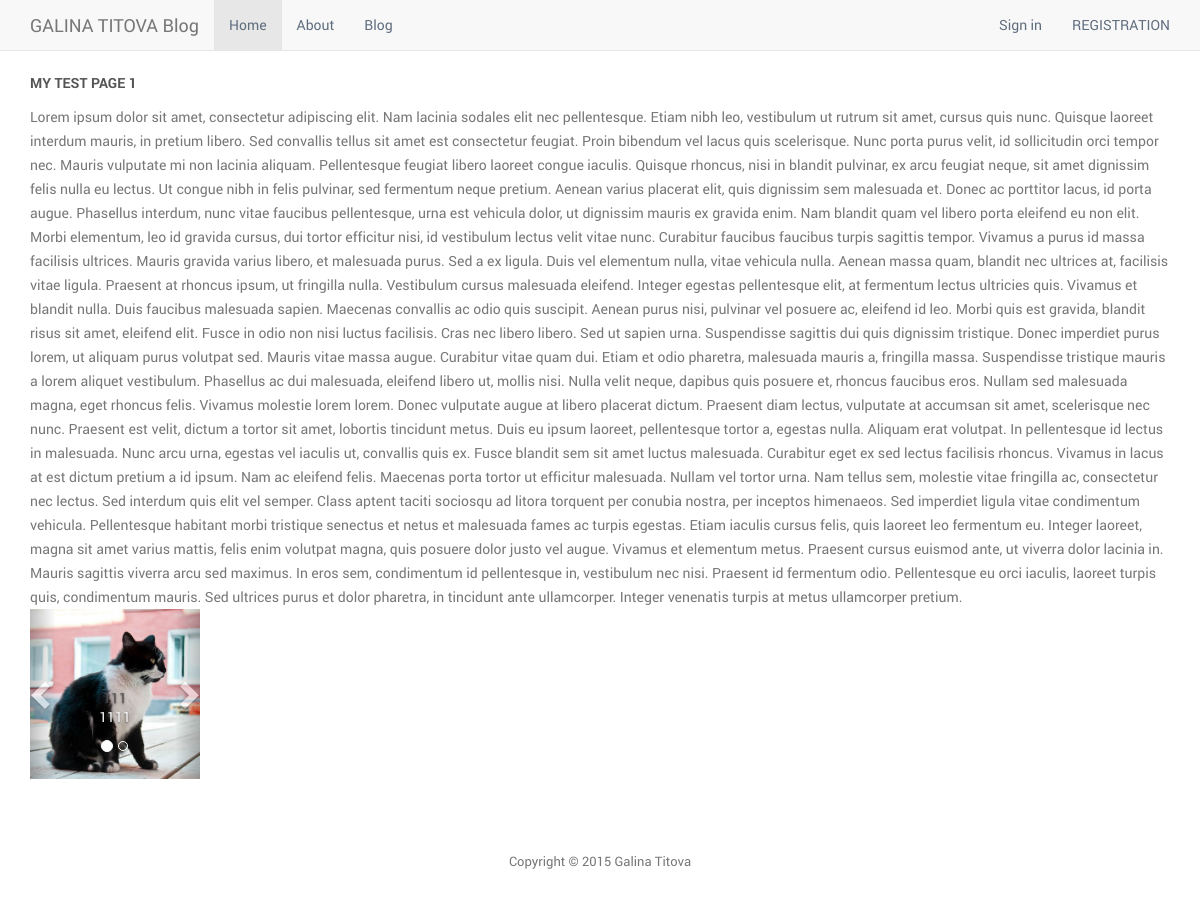
Page /blog/pages/my-test-page-1/ on the committed database.
### blog/models.py (models this page shows, shortened)
class Page(models.Model):
    status = models.IntegerField(choices=ITEM_STATUS_CHOICES, default=ITEM_STATUS_PUBLISHED)
    title = models.CharField(max_length=32)
    slug = models.SlugField(unique=True)
    content = models.TextField()
    featured_image = models.ImageField(max_length=1024, null=True, blank=True, upload_to=get_blog_file_name)
    related_slider = models.ForeignKey(Slider, null=True, blank=True)

class Slide(models.Model):
    status = models.IntegerField(choices=ITEM_STATUS_CHOICES, default=ITEM_STATUS_PUBLISHED)
    title = models.CharField(max_length=32)
    description = models.TextField(null=True, blank=True)
    image = models.ImageField(max_length=1024, null=True, blank=True, upload_to=get_blog_file_name)
    related_slider = models.ForeignKey(Slider)

### blog/views.py (the view)
# urls.py: url(r'^pages/(?P<pageslug>.*)/$', 'blog.views.page'),
def page(request, pageslug):
    page = Page.objects.get(slug=pageslug)
    context = {'page': page, "user":request.user}
    return render_to_response('blog/page.html', context)

### templates/blog/page.html (shortened to what this page needs)
{% extends "base.html" %}
{% load static %}
{% block content %}
<div class="row">
        <div class="col-md-12">
            <h1>{{ page.title }}</h1>
            <p>
                {{ page.content|safe }}
            </p>
        </div>
    </div>
    <div class="row">
        <div class="col-md-12" id="slider1">
            {% if page.related_slider %}
                {% include "blog/_slider.html" with slider=page.related_slider %}
            {% endif %}
        </div>
    </div>
{% endblock %}

### templates/blog/_slider.html
<div id="application-bootstrap-carousel" class="carousel slide" data-ride="carousel">
    <ol class="carousel-indicators">
        {% for slide in slider.slide_set.all %}
            <li data-target="#slide-{{ forloop.counter0 }}" data-slide-to="{{ forloop.counter0 }}"
                    {% if forloop.counter0 == 0 %} class="active" {% endif %}></li>
        {% endfor %}
    </ol>
    <div class="carousel-inner">
        {% for slide in slider.slide_set.all %}
            <div {% if forloop.counter0 == 0 %} class="item active" {% else %} class="item" {% endif %}>
                <img src="/media/{{ slide.image }}"
                     alt="{{ slide.title }}" title="{{ slide.title }}" />
                <div class="carousel-caption">
                    <h3>{{ slide.title }}</h3>
                    <p>{{ slide.description }}</p>
                </div>
            </div>
        {% endfor %}
    </div>
    <a class="left carousel-control" href="#application-bootstrap-carousel" role="button" data-slide="prev">
        <span class="glyphicon glyphicon-chevron-left"></span>
    </a>
    <a class="right carousel-control" href="#application-bootstrap-carousel" role="button" data-slide="next">
        <span class="glyphicon glyphicon-chevron-right"></span>
    </a>
</div>

### static/css/style.css (style rules this page uses)
html, body, div, span, applet, object, iframe, h1, h2, h3, h4, h5, h6, p, blockquote, pre, a, abbr, acronym, address, big, cite, code, del, dfn, em, img, ins, kbd, q, s, samp, small, strike, strong, sub, sup, tt, var, b, u, i, center, dl, dt, dd, ol, ul, li, fieldset, form, label, legend, table, caption, tbody, tfoot, thead, tr, th, td, article, aside, canvas, details, embed, figure, figcaption, footer, header, hgroup, menu, nav, output, ruby, section, summary, time, mark, audio, video { margin: 0; padding: 0; border: 0; font-size: 100%; vertical-align: baseline; }
body { line-height: 1; }
ol, ul { list-style: none; }
html { font-size: 100%; -webkit-text-size-adjust: 100%; -ms-text-size-adjust: 100%; }
img { border: 0; -ms-interpolation-mode: bicubic; }
body { font-size: 14px; line-height: 24px; color: #777777; font-family: 'robotoregular'; overflow-x: hidden; }
a { color: #006699; -webkit-transition: all 150ms ease-in-out; -moz-transition: all 150ms ease-in-out; -ms-transition: all 150ms ease-in-out; -o-transition: all 150ms ease-in-out; transition: all 150ms ease-in-out; text-decoration: none !important; }
h1, h2, h3, h4, h5 { color: #555555; }
.container h1 { font-family: 'robotobold'; margin: 15px 0; text-transform: uppercase; }
#slider1 { width: 200px; height: 200px; }

### templates/base.html (style rules this page uses)
body { padding-top: 60px; }

### rows in the picture
Page: title "MY TEST PAGE 1", content "Lorem ipsum dolor sit amet, consectetur adipiscing elit. Nam lacinia sodales elit nec pellentesque. Etiam nibh leo, vestibulum ut rutrum sit amet, cursus quis nunc. Quisque laoreet interdum mauris, in pretium libero. Sed convallis tellus sit amet est consectetur feugiat. Proin bibendum vel lacus quis scelerisque. Nunc porta purus velit, id sollicitudin orci tempor nec. Mauris vulputate mi non lacinia aliquam. Pellentesque feugiat libero laoreet congue iaculis. Quisque rhoncus, nisi in blandit pulvinar, ex arcu feugiat neque, sit amet dignissim felis nulla eu lectus. Ut congue nibh in felis pulvinar, sed fermentum neque pretium. Aenean varius placerat elit, quis dignissim sem malesuada et.…"
Slide: image (picture), title "111", description "1111"
